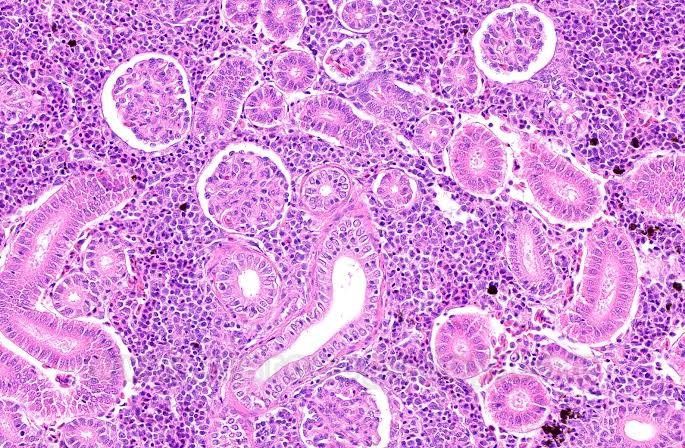
#> input picture tejido.png, 685 x 448 px, found by its file name
$ python ejemplo1-espectro-0085.py
#> lines starting #> are read from the running program, lines starting #| are printed output that depends on the picture
import os
import matplotlib.pyplot as plt
from skimage import io, color, util
print("Ricardo Lopez 0085")
carpeta_0 = 'funciones-frecuencia-0085'
os.makedirs(carpeta_0, exist_ok=True)

imagen_original = io.imread('tejido.png')
#> imagen_original is the input picture: shape (448, 685, 3); mean R, G, B 212.9, 147, 219.3

if imagen_original.ndim == 3:
    if imagen_original.shape[2] == 4:
        imagen_original = color.rgba2rgb(imagen_original)
    imagen_gris = color.rgb2gray(imagen_original)
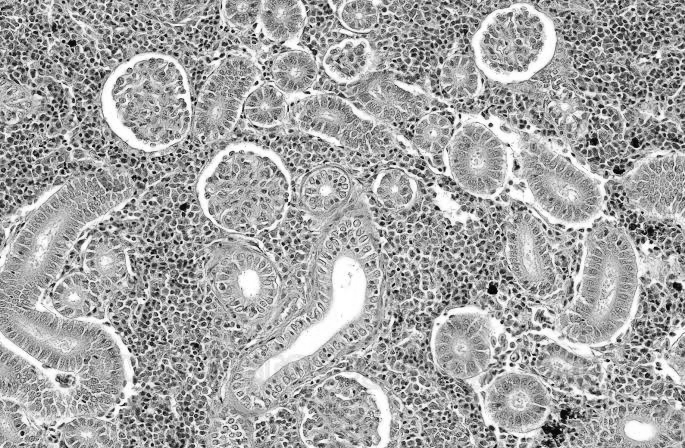
#> imagen_gris: shape (448, 685) float64; min 0.0158, max 1, mean 0.652
else:
    imagen_gris = util.img_as_float(imagen_original)

plt.imsave(os.path.join(carpeta_0, 'imagen_original_grises.png'), imagen_gris, cmap='gray')
print("Listo: imagen_original_grises.png guardada.")
print("Ricardo Lopez 0085")
